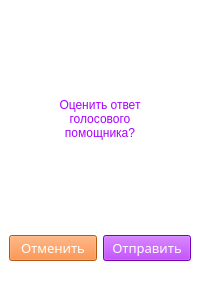
<?xml version="1.0" encoding="UTF-8"?>
<ui version="4.0">
 <class>MainWindow</class>
 <widget class="QMainWindow" name="MainWindow">
  <property name="geometry">
   <rect>
    <x>0</x>
    <y>0</y>
    <width>200</width>
    <height>300</height>
   </rect>
  </property>
  <property name="maximumSize">
   <size>
    <width>300</width>
    <height>400</height>
   </size>
  </property>
  <property name="windowTitle">
   <string>MainWindow</string>
  </property>
  <property name="styleSheet">
   <string notr="true">background-color: rgb(255, 255, 255);</string>
  </property>
  <widget class="QWidget" name="centralwidget">
   <layout class="QVBoxLayout" name="verticalLayout">
    <item>
     <widget class="QLabel" name="label">
      <property name="maximumSize">
       <size>
        <width>270</width>
        <height>300</height>
       </size>
      </property>
      <property name="styleSheet">
       <string notr="true">font: 17pt &quot;Impact&quot;;</string>
      </property>
      <property name="text">
       <string>&lt;html&gt;&lt;head/&gt;&lt;body&gt;&lt;p align=&quot;center&quot;&gt;&lt;span style=&quot; color:#aa00ff;&quot;&gt;Оценить ответ &lt;br/&gt;голосового &lt;br/&gt;помощника?&lt;/span&gt;&lt;/p&gt;&lt;/body&gt;&lt;/html&gt;</string>
      </property>
      <property name="textFormat">
       <enum>Qt::AutoText</enum>
      </property>
      <property name="scaledContents">
       <bool>false</bool>
      </property>
     </widget>
    </item>
    <item>
     <layout class="QHBoxLayout" name="horizontalLayout">
      <property name="bottomMargin">
       <number>30</number>
      </property>
      <item>
       <widget class="QPushButton" name="pushButton">
        <property name="font">
         <font>
          <family>Impact</family>
          <pointsize>10</pointsize>
         </font>
        </property>
        <property name="styleSheet">
         <string notr="true">color: rgb(255, 255, 255);
background-color:rgb(255, 120, 24);</string>
        </property>
        <property name="text">
         <string>Отменить</string>
        </property>
       </widget>
      </item>
      <item>
       <widget class="QPushButton" name="pushButton_2">
        <property name="font">
         <font>
          <family>Impact</family>
          <pointsize>10</pointsize>
         </font>
        </property>
        <property name="styleSheet">
         <string notr="true">color: rgb(255, 255, 255);
background-color:rgb(170, 0, 255);</string>
        </property>
        <property name="text">
         <string>Отправить</string>
        </property>
       </widget>
      </item>
     </layout>
    </item>
   </layout>
  </widget>
 </widget>
 <resources/>
 <connections/>
</ui>
